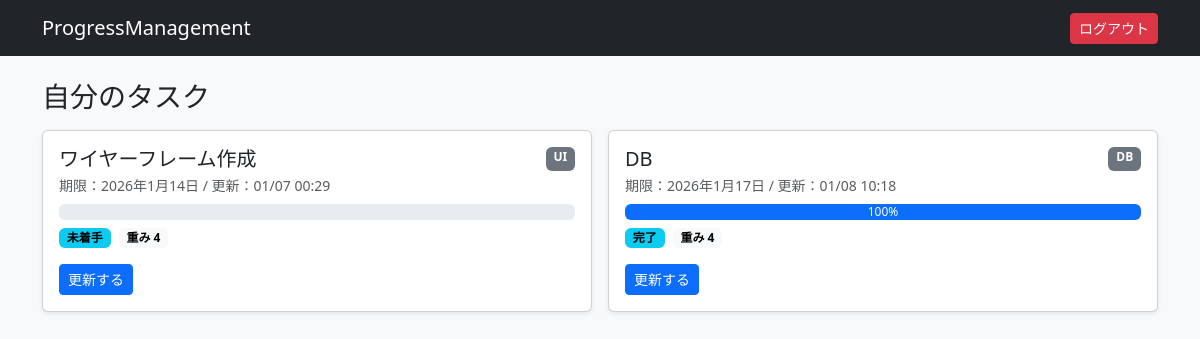
The page /me/ (signed in) on the database its author committed.
### tracker/models.py (models this page shows, shortened)
class Task(models.Model):
    class Status(models.TextChoices):
        TODO = "TODO", "未着手"
        DOING = "DOING", "作業中"
        DONE = "DONE", "完了"
    title = models.CharField(max_length=200)
    owner = models.ForeignKey(User, on_delete=models.CASCADE, related_name="tasks")
    role = models.CharField(max_length=50, blank=True)  # UI/DB/API など任意
    due_date = models.DateField(null=True, blank=True)
    points = models.PositiveSmallIntegerField(default=1)  # 重み(1〜5とか)
    status = models.CharField(max_length=10, choices=Status.choices, default=Status.TODO)
    progress = models.PositiveSmallIntegerField(
        default=0,
        validators=[MinValueValidator(0), MaxValueValidator(100)],
    )
    memo_today = models.CharField(max_length=200, blank=True)
    memo_next = models.CharField(max_length=200, blank=True)
    updated_at = models.DateTimeField(auto_now=True)
    created_at = models.DateTimeField(auto_now_add=True)

### tracker/views.py (the view)
# urls.py: path("me/", views.my_tasks, name="my_tasks"),
@login_required
def my_tasks(request):
    tasks = Task.objects.filter(owner=request.user).order_by("due_date", "-updated_at")
    return render(request, "tracker/my_tasks.html", {"tasks": tasks})

### templates/tracker/my_tasks.html
{% extends "base.html" %}
{% block content %}
<h3 class="mb-3">自分のタスク</h3>
{% if tasks %}
  <div class="row g-3">
    {% for t in tasks %}
      <div class="col-12 col-lg-6">
        <div class="card shadow-sm">
          <div class="card-body">
            <div class="d-flex justify-content-between">
              <h5 class="m-0">{{ t.title }}</h5>
              <span class="badge text-bg-secondary">{{ t.role|default:"-" }}</span>
            </div>
            <div class="small text-muted mt-1">
              期限：{{ t.due_date|default:"-" }} / 更新：{{ t.updated_at|date:"m/d H:i" }}
            </div>
            <div class="progress my-2">
              <div class="progress-bar" style="width: {{ t.progress }}%">{{ t.progress }}%</div>
            </div>
            <div class="d-flex gap-2">
              <span class="badge text-bg-info">{{ t.get_status_display }}</span>
              <span class="badge text-bg-light">重み {{ t.points }}</span>
            </div>
            <div class="mt-3">
              <a class="btn btn-primary btn-sm" href="{% url 'update_task' t.id %}">更新する</a>
            </div>
          </div>
        </div>
      </div>
    {% endfor %}
  </div>
{% else %}
  <div class="alert alert-secondary">タスクが割り当てられていません。</div>
{% endif %}
{% endblock %}

### rows shown on the page
Task: title "ワイヤーフレーム作成", role "UI", due_date "2026年1月14日", updated_at "01/07 00:29", status "未着手", points "4"
Task: title "DB", role "DB", due_date "2026年1月17日", updated_at "01/08 10:18", progress "100", status "完了", points "4"
